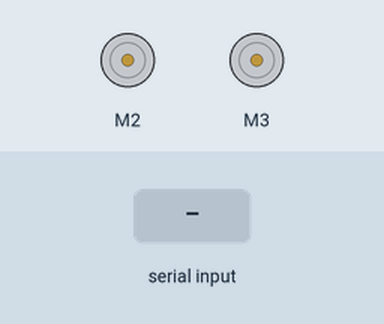
A sketch run on a simulated Arduino Uno, built with avr-gcc and run on an emulated ATmega328P. On the bench: 2 × DC motor (green arrow = forward, orange = backward, longer = faster). The inputs (shaded band) are chosen by the test bench.

Above: at 1.2 s.
1.3 s: "w" received over Serial
At 1.6 s:
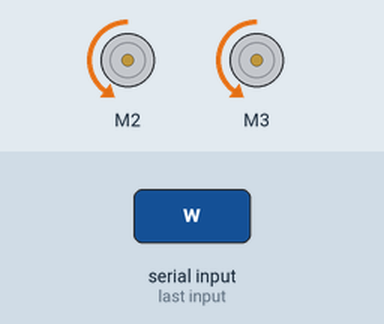
2.8 s: "s" received over Serial
At 3.9 s:
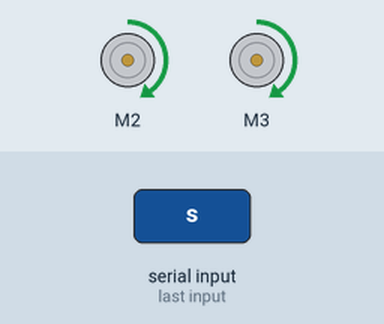
4.3 s: "a" received over Serial
At 5.1 s:
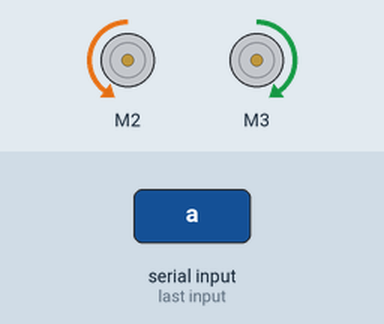
5.8 s: "d" received over Serial
At 6.2 s:
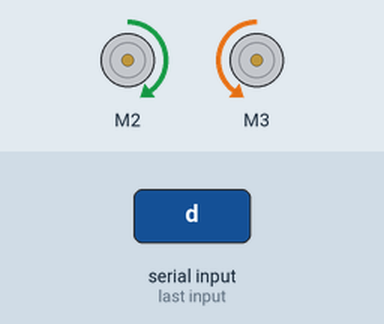
7.3 s: "1" received over Serial
At 8.6 s:
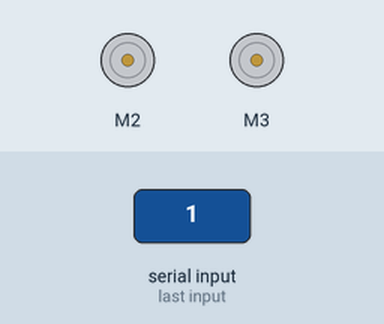
Timing chart, 0 to 9.8 s (numbered marks = the images above; inputs shaded):
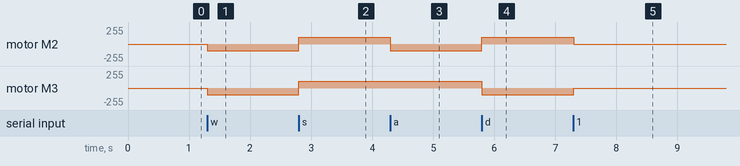

The sketch:

robot_control_dash.ino
```cpp
#include <AFMotor.h>
AF_DCMotor motor_1(2);///M2 RIGHT
AF_DCMotor motor_2(3);///M3  LEFT
int incomingByte = 0; // for incoming serial data
uint8_t i=0;
///FORWARD IS BACKWARD
void left(){
    motor_1.run(BACKWARD);
    motor_2.run(FORWARD);
    delay(10);
}
void right(){
    motor_2.run(BACKWARD);
    motor_1.run(FORWARD);
    delay(10);
}
void brake(){
    motor_1.run(RELEASE);
    motor_2.run(RELEASE);
    motor_1.setSpeed(0);
    motor_2.setSpeed(0);
    incomingByte='*';

}
void setup() {
  // put your setup code here, to run once:
  Serial.begin(9600); // opens serial port, sets data rate to 9600 bps
  motor_1.setSpeed(100);
  motor_1.run(RELEASE);
  motor_2.setSpeed(100);
  motor_2.run(RELEASE);


}

void loop() {
  // put your main code here, to run repeatedly:
   motor_1.setSpeed(100);
   motor_2.setSpeed(100);
   if (Serial.available() > 0) {
        incomingByte=Serial.read();
        if(incomingByte=='w'){
          motor_1.run(BACKWARD);
          motor_2.run(BACKWARD);
          delay(10);
          incomingByte='*';
       }
       else if(incomingByte=='s'){
          motor_1.run(FORWARD);
          motor_2.run(FORWARD);
          delay(10);
          incomingByte='*';

      }
      else if(incomingByte=='a'){
          left();
          incomingByte='*';
      }
      else if(incomingByte=='d'){
          right();
          incomingByte='*';
      }
      else{
        brake();

        incomingByte='*';
      }
   }
}
```

Measured:
- after the input at 1.3 s, motor M2, motor M3: stopped → backward 100/255 at once
- after the input at 2.8 s, motor M2, motor M3: backward 100/255 → forward 100/255 at once
- after the input at 4.3 s, motor M2: forward 100/255 → backward 100/255 at once
- after the input at 5.8 s, motor M2: backward 100/255 → forward 100/255 at once; motor M3: forward 100/255 → backward 100/255 at once
- after the input at 7.3 s, motor M2: forward 100/255 → stopped at once; motor M3: backward 100/255 → stopped at once
